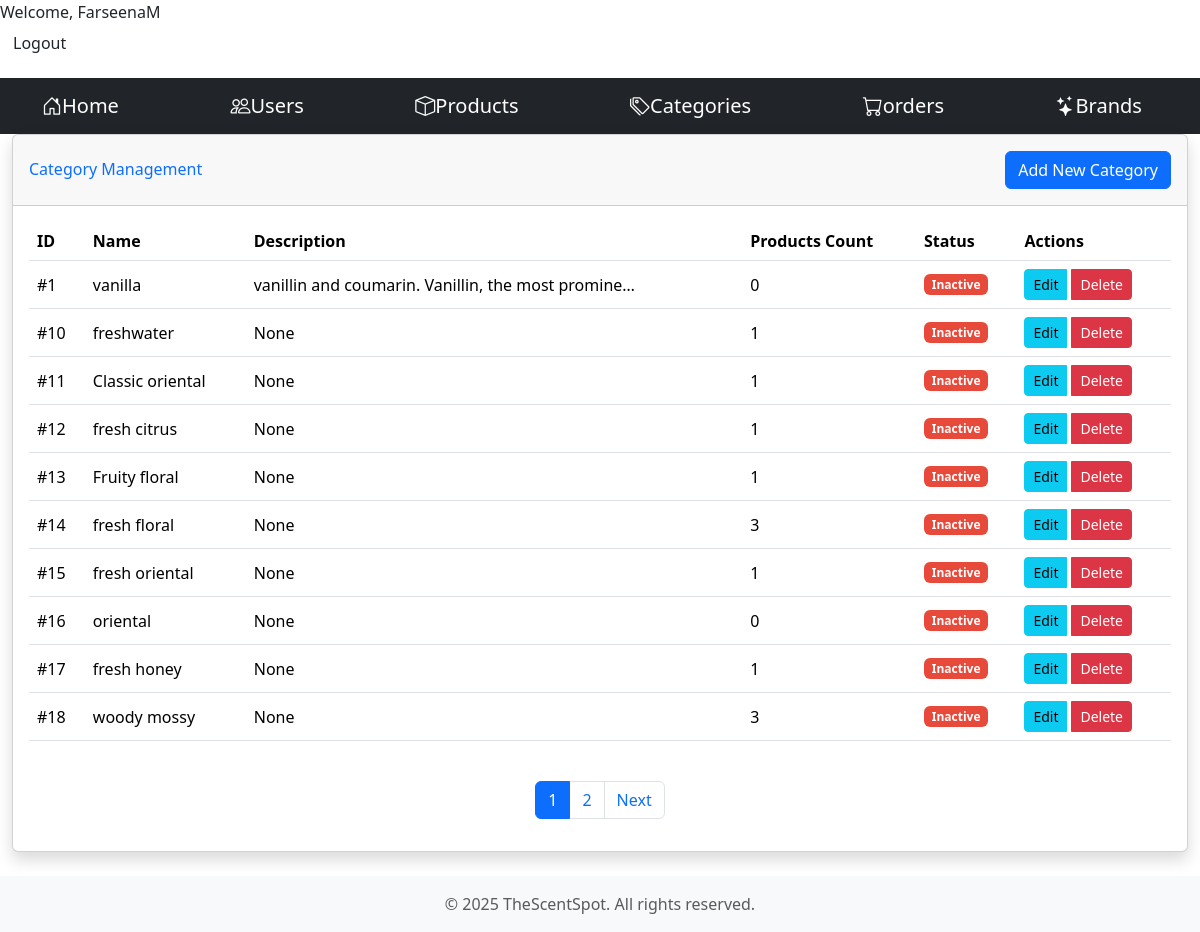
The page /adminhome/categorylist/ (signed in) on the database its author committed.
### core/models/category.py (models this page shows, shortened)
class Category(models.Model):
    id = models.AutoField(primary_key=True)
    name = models.CharField(max_length=100, null = True)
    description = models.TextField(null=True, blank=True)

### adminoperations/views.py (the view)
# urls.py: path('adminhome/categorylist/', views.CategoryListView.as_view(), name='category_list'),
class CategoryListView(StaffRequiredMixin, ListView):
    model = Category
    template_name = 'adminoperations/admin_categorylist.html'
    context_object_name = 'categories'
    paginate_by = 10
    def get_context_data(self, **kwargs):
        context = super().get_context_data(**kwargs)
        context['total_categories'] = Category.objects.count()
        return context

### adminoperations/views.py (called while the page is built)
    def dispatch(self, request, *args, **kwargs):
        if not request.user.is_staff:
            messages.error(request, "You don't have permission to access this page.")
            return redirect('main')  # Redirect to main page if not staff
        return super().dispatch(request, *args, **kwargs)

### adminoperations/templates/adminoperations/admin_categorylist.html (shortened to what this page needs)
{% extends 'adminoperations/admin_base.html' %}
{% load static %}
{% block css%}
    <link href="{% static 'adminoperations/css/admin_categorylist.css' %}" rel="stylesheet" type="text/css">
{% endblock %}
{% block content %}
<div class="container-fluid">
    <div class="card shadow mb-4">
        <div class="card-header py-3 d-flex justify-content-between align-items-center">
            <h6 class="m-0 font-weight-bold text-primary">Category Management</h6>
            <a href="{% url 'category_add' %}" class="btn btn-primary">
                 Add New Category
            </a>
        </div>
        <div class="card-body">
            <div class="table-responsive">
                <table class="table table-hover">
                    <thead class="thead-light">
                        <tr>
                            <th>ID</th>
                            <th>Name</th>
                            <th>Description</th>
                            <th>Products Count</th>
                            <th>Status</th>
                            <th>Actions</th>
                        </tr>
                    </thead>
                    <tbody>
                        {% for category in categories %}
                        <tr>
                            <td>#{{ category.id }}</td>
                            <td>
                                {{ category.name }}
                            </td>
                            <td>{{ category.description|truncatechars:50 }}</td>
                            <td>{{ category.product_set.count }}</td>
                            <td>
                                 {% if category.is_active %}
                                    <span class="badge badge-success">Active</span>
                                {% else %}
                                    <span class="badge badge-danger">Inactive</span>
                                {% endif %}
                            </td>
                            <td>
                                <div class="btn-group" role="group">
                                    <a href="{% url 'edit_category' category.id %}" class="btn btn-info btn-sm">
                                        Edit
                                    </a>
                                    <a href="{% url 'category_delete' category.id %}" class="btn btn-danger btn-sm">
                                        Delete
                                    </a>
                                </div>
                            </td>
                        </tr>
                        {% empty %}
                        <tr>
                            <td colspan="6" class="text-center">No categories found</td>
                        </tr>
                        {% endfor %}
                    </tbody>
                </table>
            </div>
            {% if is_paginated %}
            <nav aria-label="Page navigation" class="mt-4">
                <ul class="pagination justify-content-center">
                    {% for num in page_obj.paginator.page_range %}
                    <li class="page-item {% if page_obj.number == num %}active{% endif %}">
                        <a class="page-link" href="?page={{ num }}">{{ num }}</a>
                    </li>
                    {% endfor %}
                    {% if page_obj.has_next %}
                    <li class="page-item">
                        <a class="page-link" href="?page={{ page_obj.next_page_number }}">Next</a>
                    </li>
                    {% endif %}
                </ul>
            </nav>
            {% endif %}
        </div>
    </div>
</div>
{% endblock %}

### adminoperations/templates/adminoperations/admin_base.html (shortened to what this page needs)
{% load static %}
{% block css%}{% endblock %}
<!DOCTYPE html>
<html lang="en">
<head>
    <link href="https://cdn.jsdelivr.net/npm/bootstrap@5.3.2/dist/css/bootstrap.min.css"
          rel="stylesheet"
>
    <link rel="stylesheet"
          href="https://cdn.jsdelivr.net/npm/bootstrap-icons@1.11.1/font/bootstrap-icons.css">
</head>
<body>
    {% if user.is_authenticated and user.is_staff %}
    <div class="logout-section" background-color=" #f8f9fa", padding="10px 20px", display="flex", justify-content="flex-end", align-items= "center", border-bottom="1px solid #dee2e6">
        <span>Welcome, {{ user.username }}</span>
        <form method="post" action="{% url 'admin_logout' %}" class="logout-form" margin-right="15px",color= " #495057", font-weight= "500">
            <button type="submit" class="btn btn-logout" background-color=" #dc3545", color= "white", border= "none", padding= "5px 15px", border-radius= "4px", transition= "background-color 0.3s ease" >Logout</button>
        </form>
    </div>
    {% endif %}
    <nav class="navbar navbar-expand-lg navbar-dark bg-dark">
        <div class="container">
            <a class="navbar-brand" href="{% url 'admin_home' %}">
                <i class="bi bi-house-door"></i>Home</a>
            <a class="navbar-brand" href="{% url 'user_list' %}">
                <i class="bi bi-people"></i>Users</a>
            <a class="navbar-brand" href="{% url 'product_list' %}">
                <i class="bi bi-box"></i>Products</a>
            <a class="navbar-brand" href="{% url 'category_list' %}">
                <i class="bi bi-tags"></i>Categories</a>
            <a class="navbar-brand" href="{% url 'admin_order_list' %}">
                <i class="bi bi-cart"></i>orders</a>
            <a class="navbar-brand" href="{% url 'brand_list' %}">
                <i class="bi bi-stars"></i>Brands</a>
        </div>
    </nav>
    <main>
        {% block content %}
        {% endblock %}
    </main>
    <footer class="footer mt-auto py-3 bg-light">
        <div class="container text-center">
            <span class="text-muted">© {% now "Y" %} TheScentSpot. All rights reserved.</span>
        </div>
    </footer>
</body>
</html>

### adminoperations/static/adminoperations/css/admin_categorylist.css (style rules this page uses)
.card { border: none; margin-bottom: 1.5rem; }
.card-header { background-color: #f8f9fc; border-bottom: 1px solid #e3e6f0; }
.btn-group { display: flex; gap: 5px; }
.table td, .table th { vertical-align: middle; }
.badge { padding: 0.5em 1em; border-radius: 30px; }
.badge-danger { background-color: #e74a3b; }
.btn { border-radius: 0.35rem; }

### rows shown on the page
Category: id "1", name "vanilla", description "vanillin and coumarin. Vanillin, the most promine…", product_set.count "0"
Category: id "10", name "freshwater", description "None", product_set.count "1"
Category: id "11", name "Classic oriental", description "None", product_set.count "1"
Category: id "12", name "fresh citrus", description "None", product_set.count "1"
Category: id "13", name "Fruity floral", description "None", product_set.count "1"
Category: id "14", name "fresh floral", description "None", product_set.count "3"
Category: id "15", name "fresh oriental", description "None", product_set.count "1"
Category: id "16", name "oriental", description "None", product_set.count "0"
Category: id "17", name "fresh honey", description "None", product_set.count "1"
Category: id "18", name "woody mossy", description "None", product_set.count "3"

### other values the page prints
{{ user.username }} "FarseenaM"
{{ num }} "1" "2"
